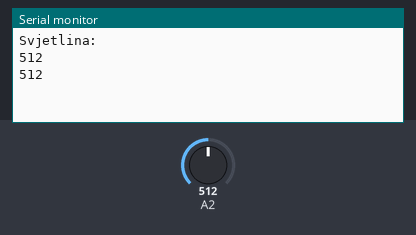
This sketch was run on a simulated Arduino Uno, built with avr-gcc and run on an emulated ATmega328P. On the bench: the last lines printed to the serial monitor. The inputs (shaded band) are chosen by the test bench; at power-on: A2 = 512.

Above: at 2.8 s.
2.9 s: A2 set to 716
At 5.2 s:
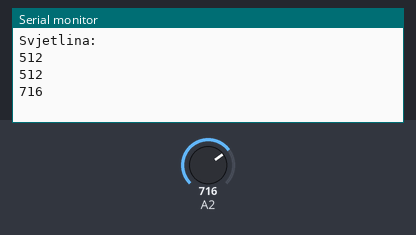
5.6 s: A2 set to 900
At 6.8 s:
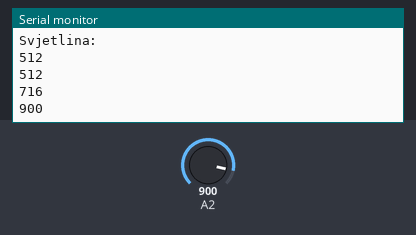
Timing chart, 0 to 8.6 s (numbered marks = the images above; inputs shaded):
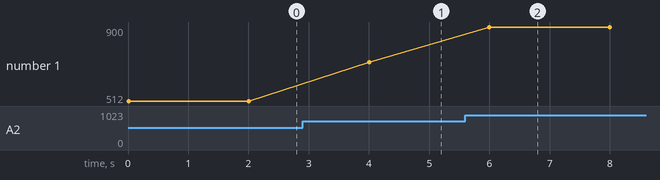

The sketch:

04_svjetlina.ino
```cpp
void setup() {
  pinMode(A2, INPUT);
  Serial.begin(9600);
  Serial.println("Svjetlina:\t");
}

void loop() {
  int svjetlina = analogRead(A2);
  Serial.println(svjetlina);
  delay(2000);
}
```

Measured:
- after the input at 2.9 s, the serial monitor: prints a new line after 1.1 s (image 1)
- after the input at 5.6 s, the serial monitor: prints a new line after 0.40 s (image 2)
- plotted number 1: 512 → 716 after the input at 2.9 s, 716 → 900 after the input at 5.6 s
